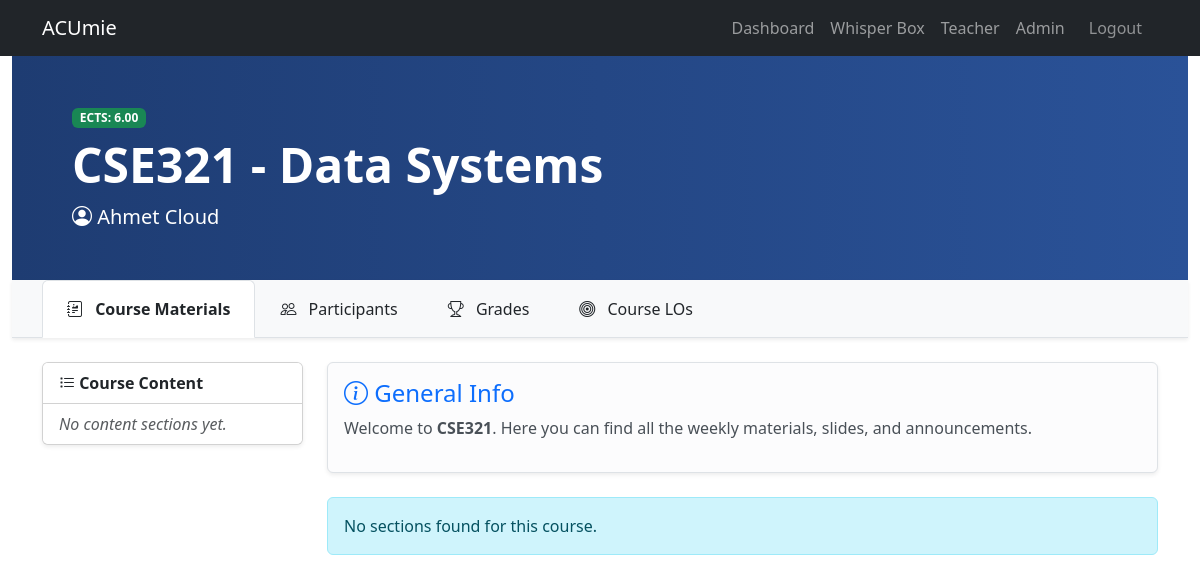
Screenshot of /courses/1/ (signed in) with the database file from the repository.
### courses/models.py (models this page shows, shortened)
class Course(models.Model):
    code = models.CharField(
        max_length=15,
        unique=True,
        verbose_name="Course Code"
    )
    title = models.CharField(
        max_length=255,
        verbose_name="Course Title"
    )
    ects_credit = models.DecimalField(
        max_digits=4,
        decimal_places=2,
        validators=[MinValueValidator(0)],
        verbose_name="ECTS Credit"
    )
    class Meta:
        verbose_name = "Course"
        verbose_name_plural = "Courses"
    instructor = models.ForeignKey(
        settings.AUTH_USER_MODEL,
        on_delete=models.SET_NULL,
        null=True,
        blank=True,
        related_name='instructed_courses',
        verbose_name="Instructor",
        limit_choices_to={'role': 'INSTRUCTOR'}
    )

### accounts/models.py (models this page shows, shortened)
class CustomUser(AbstractUser):
    role = models.CharField(
        max_length=20,
        choices=UserRole.choices,
        default=UserRole.STUDENT,
        verbose_name="Kullanıcı Rolü"
    )
    class Meta:
        verbose_name = "Kullanıcı"
        verbose_name_plural = "Kullanıcılar"

### courses/views.py (the view)
# urls.py: path('<int:course_id>/', views.course_detail_view, name='detail'),
@login_required
def course_detail_view(request, course_id):
    course = get_object_or_404(Course, id=course_id)
    sections = course.sections.prefetch_related('materials').all()
    participants = course.enrollments.select_related('student').all()
    learning_outcomes = (
        LearningOutcome.objects
        .filter(assessments__course=course)
        .distinct()
        .order_by('code')
    )
    requested_assessment_ids = []
    teacher_feedback_requests = []
    student_grades = []
    user = request.user
    try:
        Grade._meta.get_field('learning_outcome')
        has_learning_outcome = True
    except FieldDoesNotExist:
        has_learning_outcome = False
    if getattr(user, "role", "") == 'STUDENT':
        qs = Grade.objects.filter(
            student=user,
            assessment__course=course
        ).select_related('assessment', 'student')
        if has_learning_outcome:
            qs = qs.prefetch_related('learning_outcome').order_by('assessment__type', 'learning_outcome__code')
        else:
            qs = qs.order_by('assessment__type')
        student_grades = qs
        requested_assessment_ids = list(
            FeedbackRequest.objects
            .filter(student=user, assessment__course=course)
            .values_list('assessment_id', flat=True)
            .distinct()
        )
        is_instructor = False
    elif getattr(user, "role", "") == 'INSTRUCTOR' or user.is_staff:
        qs = Grade.objects.filter(assessment__course=course).select_related('assessment', 'student')
        if has_learning_outcome:
            qs = qs.prefetch_related('learning_outcome').order_by('student__first_name', 'assessment__type', 'learning_outcome__code')
        else:
            qs = qs.order_by('student__first_name', 'assessment__type')
        student_grades = qs
        is_instructor = True
        teacher_feedback_requests = (
            FeedbackRequest.objects
            .select_related('student', 'assessment', 'assessment__course')
            .filter(assessment__course=course, is_resolved=False)
            .order_by('-request_date')
        )
    else:
        student_grades = []
        is_instructor = False
    context = {
        'course': course,
        'sections': sections,
        'student_grades': student_grades,
        'is_instructor': is_instructor,
        'requested_assessment_ids': requested_assessment_ids,
        'learning_outcomes': learning_outcomes,
        'participants': participants,
        'teacher_feedback_requests': teacher_feedback_requests,
    }
    return render(request, 'courses/course_detail.html', context)

### courses/templates/courses/course_detail.html (shortened to what this page needs)
{% extends "base.html" %}
{% block content %}
<div class="container-fluid p-0 mb-4">
    <div class="p-5 text-white bg-dark" style="background: linear-gradient(90deg, #1e3c72 0%, #2a5298 100%);">
        <div class="container">
            <span class="badge bg-success mb-2">ECTS: {{ course.ects_credit }}</span>
            <div class="d-flex justify-content-between align-items-start">
              <div>
                <h1 class="display-5 fw-bold">{{ course.code }} - {{ course.title }}</h1>
                <p class="lead mb-0"><i class="bi bi-person-circle"></i> {{ course.instructor.get_full_name|default:"Instructor Name" }}</p>
              </div>
            </div>
        </div>
    </div>
    <div class="bg-light border-bottom shadow-sm">
        <div class="container">
            <ul class="nav nav-tabs border-bottom-0" id="courseTabs" role="tablist">
                <li class="nav-item" role="presentation">
                    <button class="nav-link active py-3 px-4 text-dark fw-bold" id="course-tab" data-bs-toggle="tab" data-bs-target="#course-content" type="button" role="tab" aria-controls="course-content" aria-selected="true">
                        <i class="bi bi-journal-richtext me-2"></i> Course Materials
                    </button>
                </li>
                <li class="nav-item" role="presentation">
                    <button class="nav-link py-3 px-4 text-dark" id="participants-tab" data-bs-toggle="tab" data-bs-target="#participants-content" type="button" role="tab" aria-controls="participants-content" aria-selected="false">
                        <i class="bi bi-people me-2"></i> Participants
                    </button>
                </li>
                <li class="nav-item" role="presentation">
                    <button class="nav-link py-3 px-4 text-dark" id="grades-tab" data-bs-toggle="tab" data-bs-target="#grades-content" type="button" role="tab" aria-controls="grades-content" aria-selected="false">
                        <i class="bi bi-trophy me-2"></i> Grades
                    </button>
                </li>
                <li class="nav-item" role="presentation">
                    <button class="nav-link py-3 px-4 text-dark" id="los-tab" data-bs-toggle="tab" data-bs-target="#los-content" type="button" role="tab" aria-controls="los-content" aria-selected="false">
                        <i class="bi bi-bullseye me-2"></i> Course LOs
                    </button>
                </li>
            </ul>
        </div>
    </div>
</div>
<div class="container mt-4">
    <div class="row">
        <div class="col-md-3 d-none d-md-block">
            <div class="card shadow-sm sticky-top" style="top: 20px; z-index: 1;">
                <div class="card-header bg-white fw-bold">
                    <i class="bi bi-list-task"></i> Course Content
                </div>
                <div class="list-group list-group-flush" style="max-height: 70vh; overflow-y: auto;">
                    {% for section in sections %}
                        <a href="#"
                           onclick="goToSection('{{ section.id }}'); return false;"
                           class="list-group-item list-group-item-action d-flex justify-content-between align-items-center">
                            <span><i class="bi bi-folder2-open me-2 text-primary"></i> {{ section.title }}</span>
                            <span class="badge bg-light text-dark border rounded-pill small" style="font-size: 0.7rem;">
                                {{ section.materials.count }}
                            </span>
                        </a>
                    {% empty %}
                        <div class="list-group-item text-muted fst-italic">No content sections yet.</div>
                    {% endfor %}
                </div>
            </div>
        </div>
        <div class="col-md-9">
            <div class="tab-content" id="courseTabsContent">
                <div class="tab-pane fade show active" id="course-content" role="tabpanel" aria-labelledby="course-tab">
                    <div class="alert alert-light border shadow-sm mb-4">
                        <h4 class="alert-heading text-primary"><i class="bi bi-info-circle"></i> General Info </h4>
                        <p>Welcome to <strong>{{ course.code }}</strong>. Here you can find all the weekly materials, slides, and announcements.</p>
                    </div>
                    <div class="accordion" id="courseAccordion">
                        {% for section in sections %}
                        <div class="accordion-item mb-3 border shadow-sm rounded overflow-hidden" id="section-{{ section.id }}">
                            <h2 class="accordion-header" id="heading{{ section.id }}">
                                <button class="accordion-button fw-bold {% if not forloop.first %}collapsed{% endif %}" type="button" data-bs-toggle="collapse" data-bs-target="#collapse{{ section.id }}" aria-expanded="true">
                                    {{ section.title }}
                                </button>
                            </h2>
                            <div id="collapse{{ section.id }}" class="accordion-collapse collapse {% if forloop.first %}show{% endif %}" data-bs-parent="#courseAccordion">
                                <div class="accordion-body bg-light">
                                    <div class="list-group">
                                        {% for material in section.materials.all %}
                                            <a href="{{ material.link|default:'#' }}" target="_blank" class="list-group-item list-group-item-action d-flex align-items-center">
                                                <div class="me-3 fs-4">
                                                    {% if material.type == 'SLIDE' %}
                                                        <i class="bi bi-file-earmark-slides text-danger"></i>
                                                    {% elif material.type == 'LINK' %}
                                                        <i class="bi bi-link-45deg text-primary"></i>
                                                    {% else %}
                                                        <i class="bi bi-megaphone text-warning"></i>
                                                    {% endif %}
                                                </div>
                                                <div>
                                                    <h6 class="mb-0">{{ material.title }}</h6>
                                                    <small class="text-muted">{{ material.get_type_display }}</small>
                                                </div>
                                            </a>
                                        {% empty %}
                                            <div class="text-muted fst-italic p-2">No materials added yet.</div>
                                        {% endfor %}
                                    </div>
                                </div>
                            </div>
                        </div>
                        {% empty %}
                            <div class="alert alert-info">No sections found for this course.</div>
                        {% endfor %}
                    </div>
                </div>
            </div>
        </div>
    </div>
</div>
{% endblock %}

### rows the page displays
Course: ects_credit "6.00", code "CSE321", title "Data Systems", instructor.get_full_name "Ahmet Cloud"
